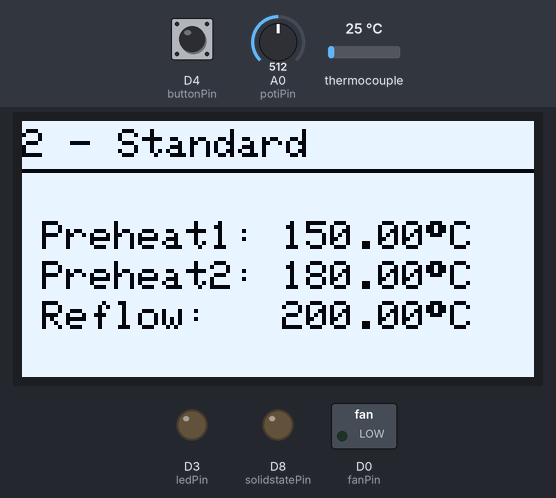
A program run on a simulated ESP8266 (NodeMCU). Shown: 128×64 one-colour display, switched loads named in the program (green lamp = pin HIGH), output pins drawn as LEDs (lit = HIGH). Inputs (shaded band) come from the test bench; at power-on: D4 (buttonPin) HIGH, thermocouple 25 °C, A0 (potiPin) = 512. What the program prints to the serial monitor is not drawn.

Above: at 1.6 s.
1.7 s: D4 (buttonPin) pulled LOW for 0.15 s
At 3.7 s:
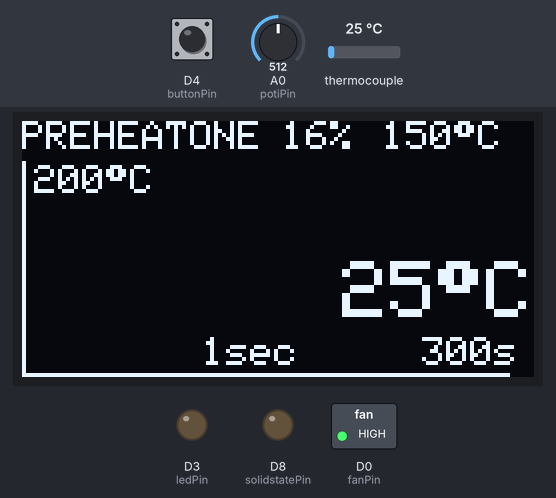
4.4 s: thermocouple set to 146 °C
At 5.4 s:
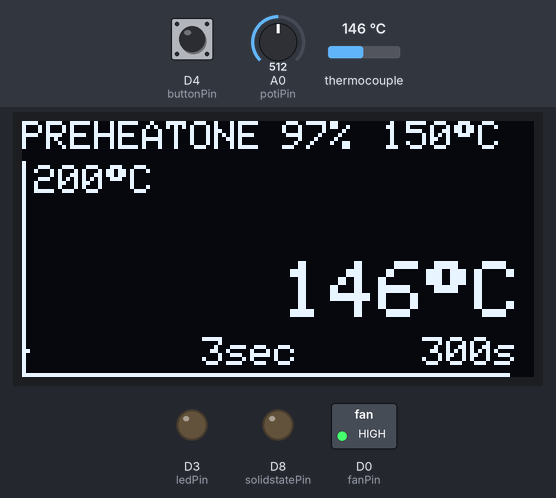
6.4 s: thermocouple set to 154 °C
At 9.1 s:
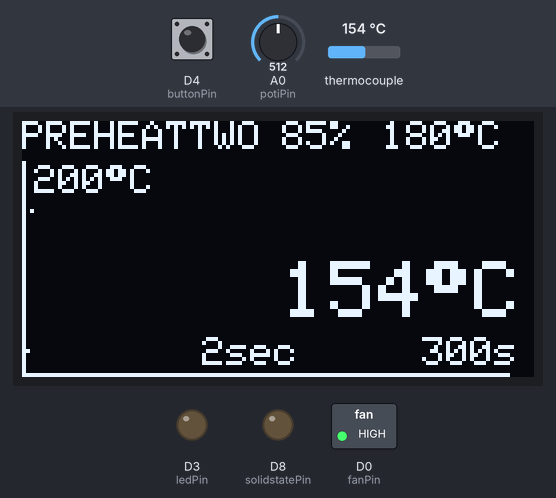
9.3 s: D4 (buttonPin) pulled LOW for 1 s
At 13.1 s:
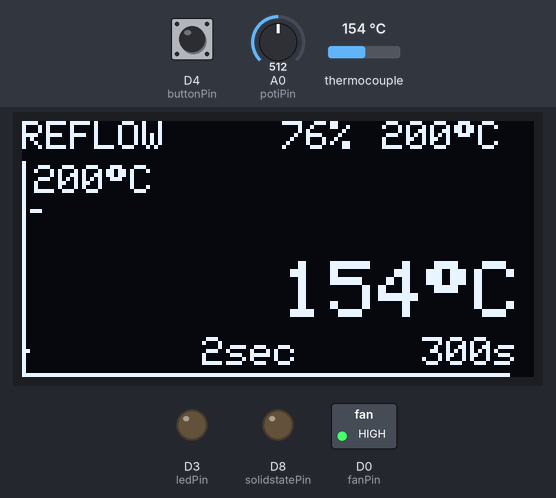
13.3 s: D4 (buttonPin) pulled LOW for 0.15 s
At 14.1 s:
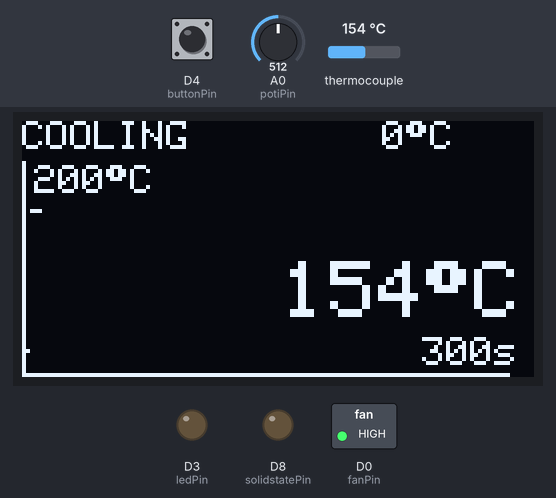
16.4 s: thermocouple set to 51 °C
At 18.3 s:
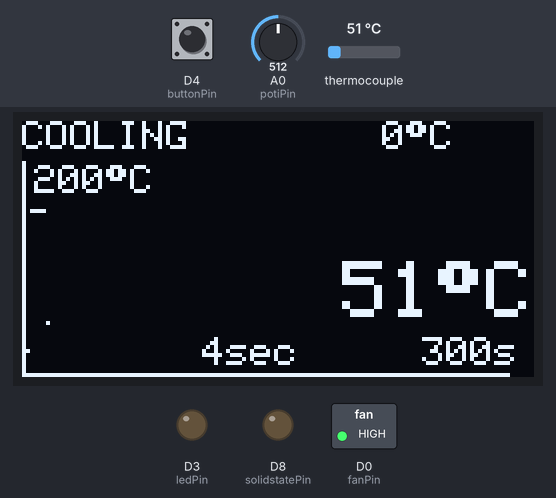
18.5 s: thermocouple set to 43 °C
Timing chart, 0 to 21.0 s (numbered marks = the images above; inputs shaded):
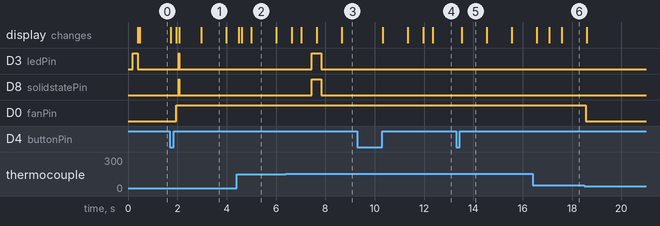

Measured:
- the behaviour switches between 149 and 150 °C on thermocouple (found by bisection; images 2 and 3)
- after the input at 1.7 s, D3 (ledPin), D8 (solidstatePin): LOW → HIGH after 0.36 s, → LOW 0.03 s later; D0 (fanPin): LOW → HIGH after 0.26 s; the display: first changes at once (image 1 shows a later state)
- after the input at 6.4 s, the display: first changes after 0.24 s (image 3 shows a later state)
- after the input at 9.3 s, the display: first changes after 1.0 s (image 4 shows a later state)
- after the input at 13.3 s, D3 (ledPin), D8 (solidstatePin): stays LOW (without the input it goes to HIGH after 1.2 s); the display: changes after 0.23 s (image 5)
- after the input at 18.5 s, D0 (fanPin): HIGH → LOW after 0.06 s
- what the display in image 1 shows lasts 1.0 s, from 3.0 s to 4.0 s

The program:

main.cpp
```cpp
#define VERSION "2.5.1"
#include <Arduino.h>
#include <SPI.h>
#include <Wire.h>
#include <Adafruit_GFX.h>
#include <Adafruit_SSD1306.h>
#include "max6675.h"
#include <PID_v1.h>

#define SCREEN_WIDTH 128 // OLED display width, in pixels
#define SCREEN_HEIGHT 64 // OLED display height, in pixels

// Declaration for an SSD1306 display connected to I2C (SDA, SCL pins)
#define OLED_RESET -1 // Reset pin # (or -1 if sharing Arduino reset pin)
Adafruit_SSD1306 display(SCREEN_WIDTH, SCREEN_HEIGHT, &Wire, OLED_RESET);
bool showPresetSelection = true;


int thermoDOPin = D6;
int thermoCSPin = D7;
int thermoCLKPin = D5;
MAX6675 thermocouple(thermoCLKPin, thermoCSPin, thermoDOPin);
bool errorThermocouple = false;

const int fanPin = D0;
const int ledPin = D3;
const int buttonPin = D4;
const int solidstatePin = D8;
const int potiPin = A0;

// ***** PID CONTROL VARIABLES *****
double setpoint;
double input;
double output;
unsigned int windowSize = 7000;
unsigned long windowStartTime;
unsigned long nextCheck;
unsigned long nextRead;
double Kp=13, Ki=0.1, Kd=1;
PID reflowOvenPID(&input, &output, &setpoint, Kp, Ki, Kd, DIRECT);

typedef enum
{
  NO_CLICK,
  SHORT_CLICK,
  LONG_CLICK
} ButtonClick;

typedef enum
{
  OFF = 0,
  STARTING = 1,
  PREHEATONE = 2,
  PREHEATTWO = 3,
  REFLOW = 4,
  COOLING = 5
} State, LastState;

int temp_now,temp_next,temp_poti,potiLast = 0;

String state[] = {"OFF", "STARTING", "PREHEATONE","PREHEATTWO", "REFLOW", "COOLING"};
State actualState = OFF;
LastState lastState = OFF;

//Profiles
int         profileSelected         = 0;
String      profileNames[]          = {"Sn42/Bi57.6/Ag0.4", "Standard", "Desolder"};
const float profilePreHeat1Temps[]  = {90, 150, 150};
const float profilePreHeat1KP[]     = {27, 15, 30};
const float profilePreHeat1KI[]     = {0.1, 0.1, 0.1};
const float profilePreHeat1KD[]     = {1, 1, 1};

const float profilePreHeat2Temps[]  = {130, 180, 200};
const float profilePreHeat2KP[]     = {1, 10, 10};
const float profilePreHeat2KI[]     = {0.1, 0.1, 0.1};
const float profilePreHeat2KD[]     = {1, 1, 1};

const float profileReflowTemps[]    = {165, 200, 220};
const float profileReflowKP[]       = {10, 18, 10};
const float profileReflowKI[]       = {0.1, 0.1, 0.1};
const float profileReflowKD[]       = {1, 1, 1};

int         time_count              = 0;
int         perc                    = 0;
int         offset                  = 0;

long        millisDisplayRefresh    = millis();
long        t_solder                = millis();

long        millisAutomaticPrgStarted;
const int   measurementsPerRun = 120;
int         avgTempsPer25SekArray[measurementsPerRun];

int X(int textgroesse, int n)
{
  return (0.5 * (display.width() - textgroesse * (6 * n - 1))); //end int X
}
int Y(int textgroesse, float f)
{
  return (f * display.height() - (textgroesse * 4)); //end int Y
}

void regulate_temp(int temp, int should)
{
  input = temp;
  setpoint = should;
  reflowOvenPID.Compute();


  if (millis() - windowStartTime > windowSize)
  { //time to shift the Relay Window
    windowStartTime += windowSize;
  }

  //Serial.print("input: ");
  //Serial.print(input);
  //Serial.print(" setpoint: ");
  //Serial.print(setpoint);
  //Serial.print(" output: ");
  //Serial.println(output);

  if (output < millis() - windowStartTime)
  {
    digitalWrite(solidstatePin, LOW);
    digitalWrite(ledPin, LOW);

  }
  else
  {
    digitalWrite(solidstatePin, HIGH);
    digitalWrite(ledPin, HIGH);
  }
}

void saveMeasurePointsGraph()
{
  long now = millis();
  static int measurePointActual = 1;

  if (now - millisAutomaticPrgStarted >= 2500*measurePointActual && measurePointActual <= measurementsPerRun)
  {
    Serial.print("Current Measurement point over time:");
    Serial.println(measurePointActual);
    avgTempsPer25SekArray[measurePointActual-1] = temp_now;
    measurePointActual++;
  }
  if (actualState == OFF)
  {
    measurePointActual = 1;
  }

}

void PrintScreen(String state, int soll_temp, int ist_temp, int tim, int percentage)
{
  String str;
  if (actualState == OFF)   //show startmenue
  {
    if (errorThermocouple)
    {
      display.clearDisplay();
      display.fillScreen(WHITE);
      display.setTextColor(BLACK);
      display.setTextSize(1.2);
      display.setCursor(5, 2);
      str = "Temperature sensor    maybe damaged!!";
      display.println(str);
    }
    else
    {
      display.clearDisplay();
      display.fillScreen(WHITE);
      display.setTextColor(BLACK);
      display.setTextSize(1);
      display.setCursor(2, 2);
      str = "Press button to start  the reflow process";
      display.println(str);
      display.setCursor(15, 32);
      str = "rotate to select      reflow profile";
      display.println(str);

      display.drawFastHLine(0,54,128,BLACK);
      display.setCursor(20, 56);
      display.print("VERSION:");
      display.setCursor(80, 56);
      display.println(VERSION);
    }
  }
  else                      //show progress
  {
    display.clearDisplay();
    display.fillScreen(BLACK);
    display.setTextColor(WHITE);
    display.setTextSize(1);
    display.setCursor(0, 0);
    display.println(state);
    display.setCursor(90, 0);
    str = String(soll_temp);
    display.print(str);
    display.print((char)247);
    display.println(F("C"));

    if (tim != 0)
    {
      display.setCursor(45, 54);
      str = String(tim) + "sec";
      display.println(str);
    }
    if (percentage != 0)
    {
      display.setCursor(65, 0);
      str = String(percentage) + "%";
      display.println(str);
    }

    display.setTextSize(2);
    if (ist_temp<100)display.setCursor(65+15, 35);
    else display.setCursor(65, 35);
    str = String(ist_temp);
    display.print(str);
    display.print((char)247);
    display.println(F("C"));

    //graph
    display.setTextSize(0.5);
    display.setCursor(3,11);
    display.print((int)profileReflowTemps[profileSelected]);
    display.print((char)247);
    display.println(F("C"));
    display.setCursor(100,54);
    display.println(F("300s"));

    for (int i = 0; i <= measurementsPerRun; i++)
    {
      display.writePixel(i+1,64-avgTempsPer25SekArray[i]/profileReflowTemps[profileSelected]*54,WHITE);
    }
    display.writeFastVLine(0,10,54,WHITE);
    display.writeFastHLine(0,63,121,WHITE);
  }
  display.display();
}

int readPoti()
{
  int poti = map(analogRead(potiPin), 0, 1023, 0, 2);

  static long lastPotiChange;
  long now = millis();

  if (poti >= potiLast + 1 || poti <= potiLast - 1)
  {
    display.fillScreen(WHITE);
    display.setTextColor(BLACK);
    display.setTextSize(1.5);
    display.setCursor(0, Y(1, 0.1));
    display.print(String(poti+1));
    display.print(" - ");
    display.println(profileNames[poti]);
    display.writeFastHLine(0,12,128,BLACK);

    Serial.printf("Profile %i selected\n", poti);

    display.setTextSize(1);
    display.setCursor(5, 25);
    if (profilePreHeat1Temps[poti] < 100) display.print("Preheat1:  ");
    else display.print("Preheat1: ");
    display.print(String(profilePreHeat1Temps[poti]));
    display.print((char)247);
    display.println(F("C"));

    display.setCursor(5, 35);
    if (profilePreHeat2Temps[poti] < 100) display.print("Preheat2:  ");
    else display.print("Preheat2: ");
    display.print(String(profilePreHeat2Temps[poti]));
    display.print((char)247);
    display.println(F("C"));

    display.setCursor(5, 45);
    display.print("Reflow:   ");
    display.print(String(profileReflowTemps[poti]));
    display.print((char)247);
    display.println(F("C"));

    display.display();
    lastPotiChange = now;
    showPresetSelection = true;
    potiLast = poti;
  }
  else if (now > lastPotiChange + 1500)
  {
    showPresetSelection = false;
  }
  return poti;
}

void refreshDisplay()
{
  if (millis() > millisDisplayRefresh + 100 || millis() < millisDisplayRefresh)
  {
    //Serial.printf("Measured Temperature: %i\n", temp_now);
    if (!showPresetSelection)
    {
      PrintScreen(state[actualState], temp_next, temp_now, time_count, perc);
    }
    millisDisplayRefresh = millis();
  }
}

void setup()
{
  Serial.begin(115200);
  Serial.println("setup starts noww ...");
  pinMode(buttonPin, INPUT);
  pinMode(solidstatePin, OUTPUT);
  digitalWrite(solidstatePin, LOW);
  pinMode(fanPin, OUTPUT);
  digitalWrite(fanPin, LOW);
  pinMode(ledPin, OUTPUT);
  digitalWrite(ledPin, LOW);
  delay(200);
  digitalWrite(ledPin, HIGH);
  delay(200);
  digitalWrite(ledPin, LOW);

  display.begin(SSD1306_SWITCHCAPVCC, 0x3C);
  display.clearDisplay();
  display.display();

    // Initialize PID control window starting time
  windowStartTime = millis();

  setpoint = 150;

  // Tell the PID to range between 0 and the full window size
  reflowOvenPID.SetOutputLimits(0, windowSize);
  //reflowOvenPID.SetSampleTime(1000);
  // Turn the PID on
  reflowOvenPID.SetMode(AUTOMATIC);
  // Proceed to preheat stage
  for (int i = 0; i <= measurementsPerRun; i++)//clear array for graph
  {
    avgTempsPer25SekArray[i] = 0;
  }

}

ButtonClick detectButtonClick()
{
  if (digitalRead(buttonPin) == 0)
  {
    Serial.println("clicked");
    if (showPresetSelection)
    {
      showPresetSelection =false;
      Serial.println("Display cleared");
      display.clearDisplay();
      display.display();
    }

    delay(200);
    long milSec = millis();
    while (digitalRead(buttonPin) == 0)
    {
      yield();
      if (millis() > milSec + 1500)
      {
        return LONG_CLICK;
      }
    }
    Serial.println("shortclicked");

    return SHORT_CLICK;
  }

  return NO_CLICK;
}

void switchOff()
{
  Serial.println("Long Button Click detected - Switch OFF now.\n");
  digitalWrite(solidstatePin, LOW);
  digitalWrite(ledPin, LOW);
  actualState = OFF;
  lastState = OFF;
  display.fillScreen(WHITE);
  display.setTextColor(BLACK);
  display.setTextSize(3);
  display.setCursor(X(2, 3), Y(2, 0.5));
  display.println("OFF");
  display.display();
  saveMeasurePointsGraph();//reset saved values for graph
  for (int i = 0; i <= measurementsPerRun; i++)//clear array for graph
  {
    avgTempsPer25SekArray[i] = 0;
  }

  while (digitalRead(buttonPin) == 0)
  {
    yield();
    delay(1);
  }
}

void nextState()
{
  t_solder = millis();
  perc = 0;

  switch (actualState)
  {
  case OFF:
    actualState = STARTING;
    lastState = OFF;
    temp_next = 0;
    break;
  case STARTING:
    actualState = PREHEATONE;
    lastState = STARTING;
    temp_next = profilePreHeat1Temps[profileSelected];
    break;
  case PREHEATONE:
    actualState = PREHEATTWO;
    lastState = PREHEATONE;
    temp_next = profilePreHeat2Temps[profileSelected];
    break;
  case PREHEATTWO:
    actualState = REFLOW;
    lastState = PREHEATTWO;
    temp_next = profileReflowTemps[profileSelected];
    break;
  case REFLOW:
    actualState = COOLING;
    lastState = REFLOW;
    temp_next = 0;
    break;
  case COOLING:
    actualState = OFF;
    lastState = COOLING;
    temp_next = 0;
    for (int i = 0; i <= measurementsPerRun; i++)//clear array for graph
    {
      avgTempsPer25SekArray[i] = 0;
    }
    break;
  }

  Serial.print("Short Button Click detected - Switch to State ");
  Serial.println(state[actualState]);
}

void executeActualState()
{
  switch (actualState)
  {
  case PREHEATONE:
    digitalWrite(fanPin, HIGH);
    Kp=profilePreHeat1KP[profileSelected], Ki=profilePreHeat1KI[profileSelected], Kd=profilePreHeat1KD[profileSelected];
    regulate_temp(temp_now, temp_next);
    perc = int((float(temp_now) / float(temp_next)) * 100.00);
    time_count = int((millis() - t_solder) / 1000);
    if (perc >= 100)
    {
      nextState();
      time_count = 0;
      Serial.println("preheat 1");
    }
    break;
  case PREHEATTWO:
    Kp=profilePreHeat2KP[profileSelected], Ki=profilePreHeat2KI[profileSelected], Kd=profilePreHeat2KD[profileSelected];
    regulate_temp(temp_now, temp_next);
    perc = int((float(temp_now) / float(temp_next)) * 100.00);
    time_count = int((millis() - t_solder) / 1000);
    if (perc >= 100)
    {
      nextState();
      time_count = 0;
      Serial.println("preheat 2");
    }
    break;
  case REFLOW:
    Kp=profileReflowKP[profileSelected], Ki=profileReflowKI[profileSelected], Kd=profileReflowKD[profileSelected];
    regulate_temp(temp_now, temp_next);
    perc = int((float(temp_now) / float(temp_next)) * 100.00);
    time_count = int((millis() - t_solder) / 1000);
    if (perc >= 100)
    {
      nextState();
      time_count = 0;
      Serial.println("reflow");
    }
    break;
    {
    case COOLING:
      digitalWrite(solidstatePin, LOW);
      digitalWrite(ledPin, LOW);
      time_count = int((millis() - t_solder) / 1000);
      if (temp_now <= 45)
      {
        actualState = OFF;
        saveMeasurePointsGraph();
        for (int i = 0; i <= measurementsPerRun; i++)//clear array for graph
        {
          avgTempsPer25SekArray[i] = 0;
        }
      }
      break;
    default:
      digitalWrite(solidstatePin, LOW);
      digitalWrite(ledPin, LOW);
      time_count = 0;
      digitalWrite(fanPin, LOW);
//      actualState = OFF;
//      saveMeasurePointsGraph();
//      for (int i = 0; i <= measurementsPerRun; i++)//clear array for graph
//      {
//        avgTempsPer25SekArray[i] = 0;
//      }
      break;
    }
  }
}

void loop()
{
  long now = millis();
  static long lastTempRead;
  static int lastTemp;

  if ( now > lastTempRead + 200)            // Needed for MAX6675. Otherwise temperature values does not change
  {
    if (actualState == OFF)
    {
      profileSelected = readPoti();
    }

    temp_now = thermocouple.readCelsius();
    lastTempRead = now;

    if (lastTemp != temp_now)
    {
      Serial.printf("2 - %i\n", temp_now);
      lastTemp = temp_now;
      if (temp_now > 1000)
      {
        Serial.println("Temperature sensor maybe damaged");
        errorThermocouple = true;
        temp_now = 1000;
      }
      else if (errorThermocouple)
      {
        errorThermocouple = false;
      }
    }
  }

  if (actualState != OFF && actualState != STARTING)
  {
    saveMeasurePointsGraph();
  }


  refreshDisplay();

  ButtonClick cl = detectButtonClick();
  switch (cl)
  {
  case LONG_CLICK:
    switchOff();
    return;
  case SHORT_CLICK:
    nextState();
    break;
  default:
    break;
  }

  executeActualState();
  if (actualState == STARTING)
  {
    millisAutomaticPrgStarted = millis();
    t_solder = millisAutomaticPrgStarted;
    temp_next = 0;
    nextState();
  }

}
```
